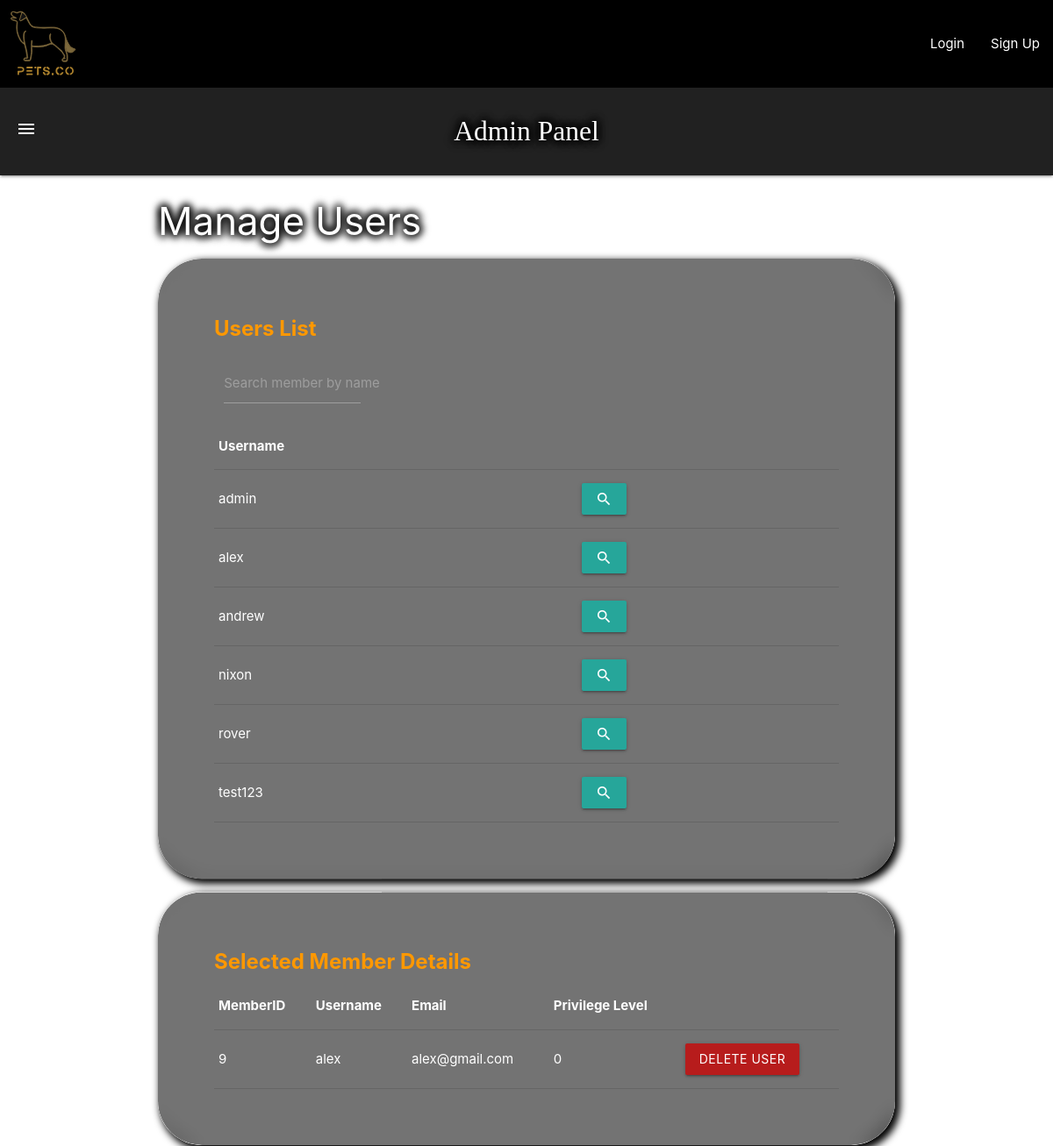
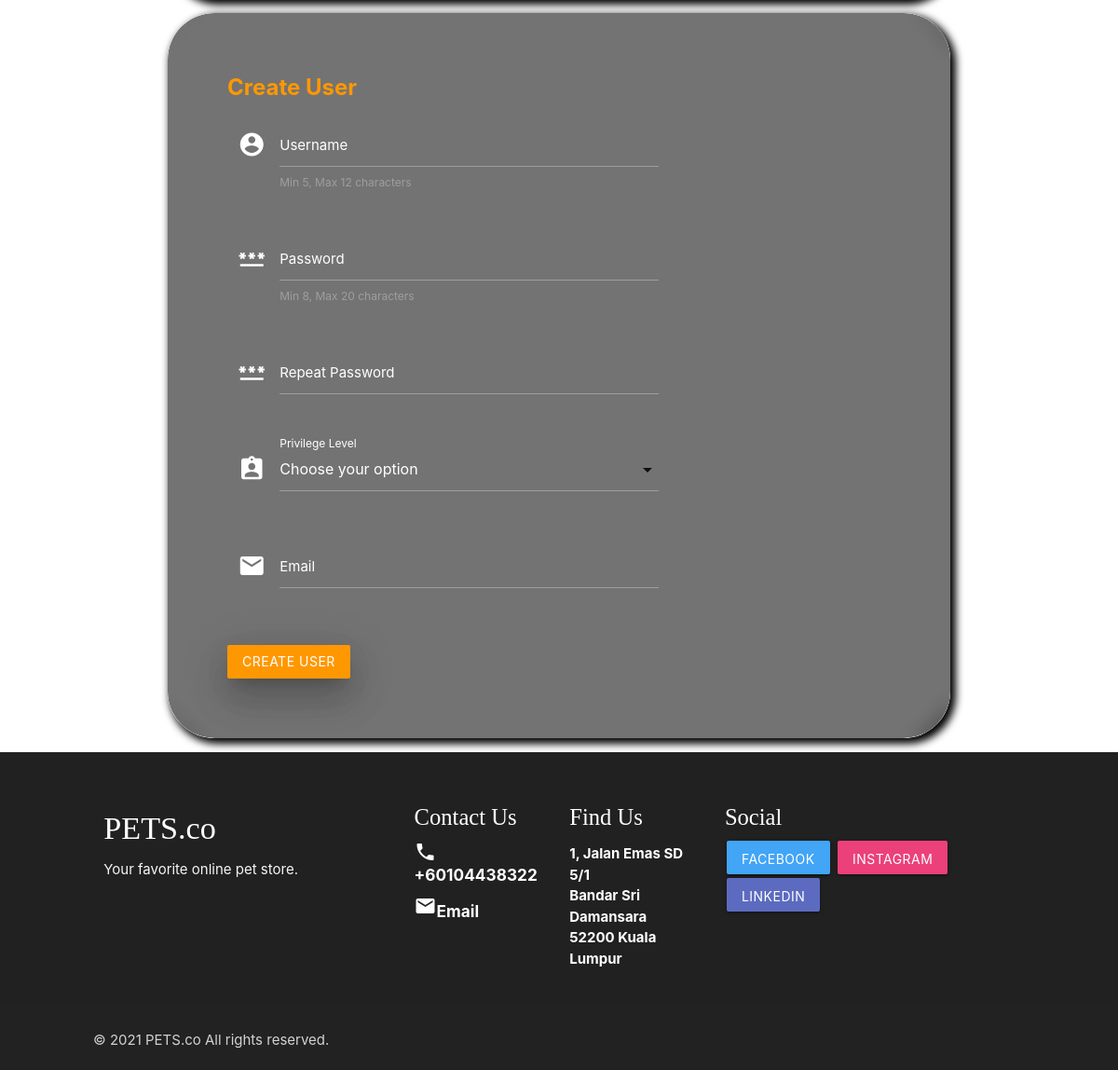
The page /admin_manage_users.php?inspect=alex on the database its author committed (2 pictures, top to bottom).
### tables this page shows
CREATE TABLE `members` (
  `MemberID` int(11) NOT NULL,
  `Username` varchar(64) NOT NULL,
  `Password` varchar(512) NOT NULL,
  `Email` varchar(64) NOT NULL,
  `PrivilegeLevel` int(11) NOT NULL DEFAULT 0,
  `OTP` int(11) NOT NULL
);

### admin_manage_users.php (the view, shortened to what this page needs)
<!DOCTYPE html>
<html lang="en">
</head>
<?php
  include "header.php";
  include "includes/utils/dbhandler.php";
  include "admin_nav_bar.php";
?>
<div class="container">
  <h3 class="page-title">Manage Users</h3>
  <div class="rounded-card-parent">
    <div class="card rounded-card">
      <div class="card-content white-text">
        <span class="card-title orange-text bold">Users List</span>
        <form action="admin_manage_users.php" method="POST">
          <div class="row" style="margin: 0px;">
            <div class="input-field col s3" style = "color:azure">
              <input name="search_member" type="text" class="validate white-text" maxlength="20">
              <label for="search_member">Search member by name</label>
            </div>
          </div>
        </form>
        <form action="admin_manage_users.php" method="GET">
          <table class="responsive-table">
            <thead class="text-primary">
              <tr><th>Username</th><th></th></tr>
            </thead>
            <tbody>
              <?php
                if (!isset($searchMember) || EmptyInputSelectUser($searchMember))
                {
                  $sql = "SELECT Username, PrivilegeLevel FROM Members ORDER BY Username LIMIT 20";
                  $result = $conn->query($sql) or die ($conn->error);
                  while ($row = mysqli_fetch_assoc($result) )
                  {
                    $username = $row["Username"];
                    echo(
                      "<tr>
                        <td>$username</td>
                        <td class='left-align'>
                          <button name='inspect' value='$username' class='btn'>
                            <i class='material-icons'>search</i>
                          </button>
                        </td>
                      </tr>"
                    );
                  }
                }
                ?>
            </tbody>
          </table>
        </form>
      </div>
    </div>
  </div>
  <?php if (isset($_GET["inspect"])) { ?>
    <div class="rounded-card-parent">
      <div class="card rounded-card">
        <div class="card-content white-text">
          <span class="card-title orange-text bold">Selected Member Details</span>
          <table class="responsive-table">
            <form action="admin_manage_users.php" method="GET">
              <thead class="text-primary">
                <tr><th>MemberID</th><th>Username</th><th>Email</th><th>Privilege Level</th></tr>
              </thead>
              <tbody>
                <?php
                  $uid = $_GET["inspect"];
                  $sql = "SELECT MemberID, Username, Email, PrivilegeLevel FROM Members WHERE Username = '$uid' ORDER BY Username";
                  $result = $conn->query($sql) or die ("Select statement FAILED!");
                  while ($row = mysqli_fetch_array($result))
                  {
                    $deleteid = $row["MemberID"];
                    $username = $row["Username"];
                    $email = $row["Email"];
                    $privilegeLevel = $row["PrivilegeLevel"];
                    echo(
                      "<tr>
                        <td>$deleteid</td>
                        <td>$username</td>
                        <td>$email</td>
                        <td>$privilegeLevel</td>
                        <td><a>
                          <button class='btn red darken-4' name='delete' value='$deleteid'
                            onclick=\"return confirm('Are you sure you want delete \'$username\'?');\">Delete User</button>
                        </a></td>
                      </tr>"
                    );
                  }
                ?>
              </tbody>
            </form>
          </table>
        </div>
      </div>
    </div>
  <?php } ?>
  <div class="rounded-card-parent">
    <div class="card rounded-card">
      <div class="card-content">
        <span class="card-title orange-text bold">Create User</span>
        <form action="admin_manage_users.php" method="POST">
          <div class="row">
            <div class="input-field col s8 white-text">
              <i class="material-icons prefix">account_circle</i>
              <input name="username" type="text" class="validate white-text" minlength="5" maxlength="12">
              <span class="helper-text grey-text" data-error="Min 5, Max 12 characters" data-success="Min 5, Max 12 characters">Min 5, Max 12 characters</span>
              <label for="username" class="white-text"> Username</label>
            </div>
          </div>
          <div class="row">
            <div class="input-field col s8 white-text">
              <i class="material-icons prefix"> password</i>
              <input name="pwd" type="password" class="validate white-text" minlength="6" maxlength="20">
              <span class="helper-text grey-text" data-error="Min 8, Max 20 characters" data-success="Min 8, Max 20 characters">Min 8, Max 20 characters</span>
              <label for="pwd" class="white-text"> Password</label>
            </div>
          </div>
          <div class="row">
            <div class="input-field col s8 white-text">
              <i class="material-icons prefix"> password</i>
              <input name="repeat_pwd" type="password" class="validate white-text" maxlength="14">
              <label for="repeat_pwd" class="white-text"> Repeat Password</label>
            </div>
          </div>
          <div class="row">
            <div class="input-field col s8 white-text">
              <i class="material-icons prefix white-text">assignment_ind</i>
              <label class="white-text">Privilege Level</label>
            </div>
          </div>
          <div class="row">
            <div class="input-field col s8 white-text">
              <i class="material-icons prefix">email</i>
              <input name="email" type="email" class="validate white-text" maxlength="25">
              <label for="email" class="white-text">Email</label>
              <span class="helper-text white-text" data-error="wrong" data-success="correct"></span>
            </div>
          </div>
          <input class="btn orange btn-block z-depth-5" type="submit" name="submit_user" value="Create User">
        </form>
      </div>
    </div>
  </div>
<?php include "footer.php"; ?>

### static/css/base.css (style rules this page uses)
html { height: 100%; background-repeat: no-repeat; }
body { height: 100%; animation-name: backgroundColorPalette; background-blend-mode: luminosity; animation-duration: 5s; animation-iteration-count: infinite; animation-direction: alternate; animation-timing-function: linear; }
body::before { background: url('admin_background.jpg'); background-repeat: no-repeat; background-size: cover; background-attachment: fixed; filter: grayscale(); }
thead { border-bottom: 1.5px solid cyan; }
.page-title { color: white; text-shadow: black 4px 0px 8px, black -4px 0px 8px, black 0px 4px 8px, black 0px -4px 8px; }

### static/css/cards.css (style rules this page uses)
.rounded-card-parent { box-shadow: black 4px 4px 8px 2px; border-radius: 50px; transition: 0.3s cubic-bezier(0.8, 0, 0.2, 1); }
.rounded-card { color: white; padding: 40px; clip-path: inset(0px 0px round 50px 50px); background-color: rgba(56, 56, 56, 0.7); backdrop-filter: blur(10px); transition: 0.3s cubic-bezier(0.8, 0, 0.2, 1); }

### rows shown on the page
members: Username "admin"
members: Username "alex", MemberID "9", Email "alex@gmail.com", PrivilegeLevel "0"
members: Username "andrew"
members: Username "nixon"
members: Username "rover"
members: Username "test123"
